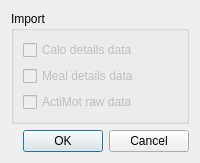
<?xml version="1.0" encoding="UTF-8"?>
<ui version="4.0">
 <author>Anton Rau</author>
 <class>ImportTseDialog</class>
 <widget class="QDialog" name="ImportTseDialog">
  <property name="windowTitle">
   <string>Import Dataset</string>
  </property>
  <layout class="QVBoxLayout" name="verticalLayout">
   <item>
    <layout class="QHBoxLayout" name="horizontalLayout">
     <item>
      <widget class="QGroupBox" name="groupBoxImportSettings">
       <property name="title">
        <string>Import</string>
       </property>
       <layout class="QVBoxLayout" name="verticalLayout_3">
        <item>
         <widget class="QCheckBox" name="checkBoxCalo">
          <property name="enabled">
           <bool>false</bool>
          </property>
          <property name="text">
           <string>Calo details data</string>
          </property>
         </widget>
        </item>
        <item>
         <widget class="QCheckBox" name="checkBoxMeal">
          <property name="enabled">
           <bool>false</bool>
          </property>
          <property name="text">
           <string>Meal details data</string>
          </property>
         </widget>
        </item>
        <item>
         <widget class="QCheckBox" name="checkBoxActiMot">
          <property name="enabled">
           <bool>false</bool>
          </property>
          <property name="text">
           <string>ActiMot raw data</string>
          </property>
         </widget>
        </item>
       </layout>
      </widget>
     </item>
    </layout>
   </item>
   <item>
    <widget class="QDialogButtonBox" name="buttonBox">
     <property name="orientation">
      <enum>Qt::Orientation::Horizontal</enum>
     </property>
     <property name="standardButtons">
      <set>QDialogButtonBox::StandardButton::Cancel|QDialogButtonBox::StandardButton::Ok</set>
     </property>
    </widget>
   </item>
  </layout>
 </widget>
 <resources/>
 <connections>
  <connection>
   <sender>buttonBox</sender>
   <signal>accepted()</signal>
   <receiver>ImportTseDialog</receiver>
   <slot>accept()</slot>
   <hints>
    <hint type="sourcelabel">
     <x>248</x>
     <y>254</y>
    </hint>
    <hint type="destinationlabel">
     <x>157</x>
     <y>274</y>
    </hint>
   </hints>
  </connection>
  <connection>
   <sender>buttonBox</sender>
   <signal>rejected()</signal>
   <receiver>ImportTseDialog</receiver>
   <slot>reject()</slot>
   <hints>
    <hint type="sourcelabel">
     <x>316</x>
     <y>260</y>
    </hint>
    <hint type="destinationlabel">
     <x>286</x>
     <y>274</y>
    </hint>
   </hints>
  </connection>
 </connections>
</ui>
